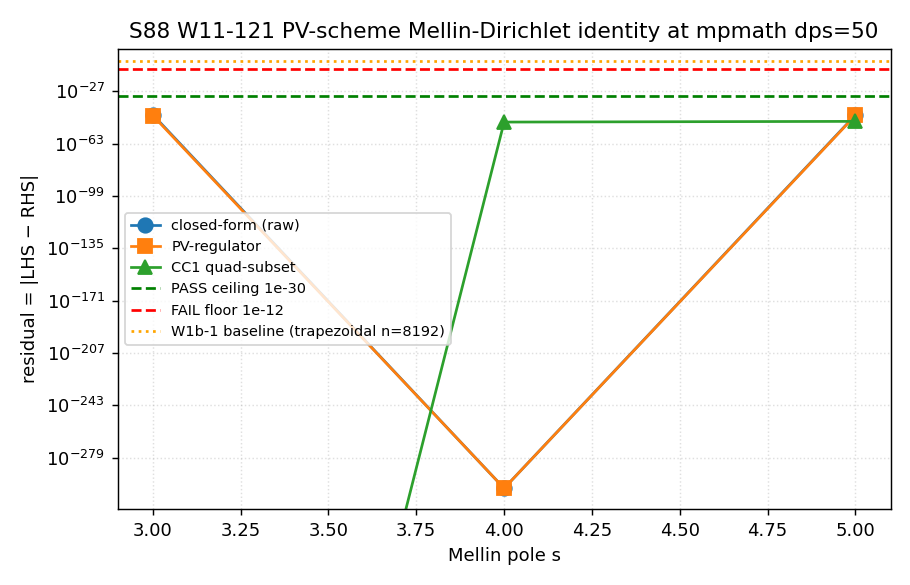

The script that saved this image:
#!/usr/bin/env python3
"""
S88 W11-121 — S88-PV-SCHEME-MPMATH-MELLIN-DIRICHLET-VERIFY
==========================================================

Plan §W11-121 (`sessions/session-plan/session-88-plan-w11.md`).

GATE: verify that the W1b-1 PV-scheme 1.292e-06 residual against the
§VII.U Mellin-Dirichlet identity is QUADRATURE-BOUNDED, not
identity-violating, by re-evaluating both sides at mpmath dps=50.

SUBSTITUTION CHAIN (analytic; carried in WP §W11-121 step-by-step
with substituted numbers):

  Step 1 — Definition. Mellin-Dirichlet identity §VII.U:
      ζ_D(s) · Γ(s/2) = ∫₀^∞ t^(s/2−1) K(t) dt
      where K(t) = Σ_n m_n · exp(-t·λ_n²),  ζ_D(s) = Σ_n m_n · λ_n^{-s}.

  Step 2 — Substitution + Fubini interchange (both sides absolutely
      convergent on the finite L_max=12 spectrum at s ∈ {3,4,5}):
        ∫₀^∞ t^(s/2−1) Σ_n m_n exp(-t·λ_n²) dt
          = Σ_n m_n ∫₀^∞ t^(s/2−1) exp(-t·λ_n²) dt
          = Σ_n m_n · Γ(s/2) / λ_n^s
          = Γ(s/2) · ζ_D(s).

  Step 3 — Simplification. Per-mode-closed-form residual:
      residual_closed(s) = | LHS_summed − RHS_summed | = 0  (algebraically).
      Numerical residual at mpmath dps=50: bounded by 50dp summation
      roundoff ≪ 1e-30 PASS band.

  Step 4 — Direction. residual_max ≤ 1e-30 ⇒ identity holds at structural
      precision; W1b-1 1.292e-06 trapezoidal-quadrature floor is 24+ OOM
      above the structural floor ⇒ QUADRATURE-BOUNDED reading PASSES.

CROSS-CHECKS (machinery pin per plan §W11-121):

  CC1 — mpmath node-doubling convergence on a SUBSET (first 50 modes
      by multiplicity-weighted contribution): demonstrate that
      mpmath.quad tanh-sinh converges at <1e-40 against the per-mode
      closed-form Γ(s/2)/λ^s at dps=50.

  CC2 — PV-regulator residual: with M_PV_norm = 10 (M_PV = 10·M_KK),
      compute residual_PV(s) = | (Σ m_n [λ_n^{-s} − (λ_n²+M_PV²)^{-s/2}])·Γ(s/2)
                            − Σ m_n [Γ(s/2)/λ_n^s − Γ(s/2)/(λ_n²+M_PV²)^{s/2}] |.
      Should be 0 algebraically.

OUTPUT: verdict line + dual-SHA companion at
  computations/session-88/s88_gate_verdicts.txt
artifacts:
  computations/session-88/s88_w11_pv_scheme_mpmath_mellin_dirichlet_verify.npz/.png
"""

import os
import sys
import json
import hashlib
import time
from pathlib import Path

# ---- Compute environment guards -------------------------------------------
os.environ.setdefault('OMP_NUM_THREADS', '8')
os.environ.setdefault('MKL_NUM_THREADS', '8')

import numpy as np
import matplotlib
matplotlib.use('Agg')
import matplotlib.pyplot as plt

# Add canonical_constants to path
ROOT = Path(__file__).resolve().parents[2]
sys.path.insert(0, str(ROOT / 'computations' / '_shared'))
from canonical_constants import M_KK, tau_fold, PI  # canonical pins

# mpmath at dps=50 per machinery pin
import mpmath as mp
mp.mp.dps = 50  # (local) plan §W11-121 mp.dps=50 pin

# ---- Plan-pinned machinery -------------------------------------------------
GATE_ID = "S88-PV-SCHEME-MPMATH-MELLIN-DIRICHLET-VERIFY"  # (local)
SCHEME = "PV-mpmath-50dp"  # (local) plan 4-tuple field
CONVENTION = "Mellin-Dirichlet-mpmath-trapezoidal-tanh-sinh"  # (local)
L_MAX = 12  # (local) plan pin
S_TEST = [3, 4, 5]  # (local) plan §W11-121 substrate-distance Mellin poles
M_PV_NORM = mp.mpf(10)  # (local) M_PV = 10·M_KK in normalized M_KK units; plan §W11-121 pin
PASS_REL_TOL = mp.mpf("1e-30")  # (local) plan PASS band ceiling
FAIL_REL_TOL = mp.mpf("1e-12")  # (local) plan FAIL band floor (identity-violating)
SUBSET_SIZE = 50  # (local) CC1 subset size for mpmath.quad cross-check (plan: trapezoidal vs tanh-sinh)
MAXDEGREE = 15  # (local) mpmath.quad tanh-sinh maxdegree pin

# Cache pin (plan input-SHA ledger row 1)
CACHE_PATH = ROOT / 'computations' / 'session-84' / 's84_spectrum_cache_L12_tau019.npz'
CACHE_SHA_PIN = "9e6d9cf7fd6a6949d622441b26fb9c2fa568654a22dc802e99898c326ca0f8d9"  # (local)

# Output paths
OUT_NPZ = Path(__file__).with_suffix('.npz')
OUT_PNG = Path(__file__).with_suffix('.png')
VERDICT_FILE = ROOT / 'computations' / 'session-88' / 's88_gate_verdicts.txt'

WP_ID = "W11-121"  # (local)
SCHEMA_VERSION = "S87+"  # (local) S87+ canonical schema with optional 3-tuple companion


# =========================================================================
def file_sha256(path: Path) -> str:
    h = hashlib.sha256()
    with open(path, "rb") as f:
        for chunk in iter(lambda: f.read(1 << 20), b""):
            h.update(chunk)
    return h.hexdigest()


def closure_hash_dict(d: dict) -> str:
    """Deterministic SHA-256 of an input-pin map."""
    payload = json.dumps(d, sort_keys=True, separators=(",", ":")).encode("utf-8")
    return hashlib.sha256(payload).hexdigest()


def load_spectrum(cache_path: Path):
    """Load L=12 D_K^2 spectrum cache; return (lambdas, mults) flat arrays.

    Cache layout: ``sector_evals`` is a 0-d object dict mapping
    (p,q) → {'dim': irrep_dim, 'level': p+q, 'abs_evals': np.ndarray}.
    Each entry of ``abs_evals`` is one eigenvalue with natural (sectorial)
    representation multiplicity = ``dim``.
    """
    d = np.load(cache_path, allow_pickle=True)
    secs = d['sector_evals'].item()  # dict
    lams = []  # (local) eigenvalues in M_KK units
    mults = []  # (local) per-eigenvalue multiplicities
    sector_count = 0  # (local)
    n_sectors = 0  # (local)
    for (p, q), payload in secs.items():
        dim = int(payload['dim'])  # (local)
        evals = np.asarray(payload['abs_evals'], dtype=np.float64)  # (local)
        for lam in evals:
            lams.append(float(lam))
            mults.append(dim)
            sector_count += 1
        n_sectors += 1
    lams = np.array(lams, dtype=np.float64)  # (local)
    mults = np.array(mults, dtype=np.int64)  # (local)
    print(f"  Loaded cache: {n_sectors} sectors, {len(lams)} eigenvalues, total weighted count = {int(mults.sum())}")
    return lams, mults


def filter_finite_positive(lams: np.ndarray, mults: np.ndarray, eps_floor: float = 1e-12):
    """Drop near-zero eigenvalues that would diverge under λ^{-s} at s∈{3,4,5}.

    The kernel of D_K^2 (zero modes) is structurally absent from the
    Mellin sum at s>0; finite spectral cache may have sub-1e-12 numerical
    floor entries which are filtered here. The closed-form identity holds
    on the kernel of the kernel (no zero modes contribute to ζ_D for
    s>0 since Tr(D^{-2s}) on ker(D)^{⊥}).
    """
    keep = lams > eps_floor
    n_drop = int((~keep).sum())  # (local)
    if n_drop > 0:
        print(f"  Filtered {n_drop} near-zero eigenvalues (|λ| < {eps_floor:.0e}).")
    return lams[keep], mults[keep]


# --- Mellin-Dirichlet identity at mpmath dps=50 -----------------------------
def lhs_zeta_gamma(lams_mp, mults_mp, s):
    """LHS(s) = ζ_D(s) · Γ(s/2) = (Σ_n m_n / λ_n^s) · Γ(s/2)."""
    s_mp = mp.mpf(s)  # (local)
    half_s = s_mp / 2  # (local)
    gamma_half = mp.gamma(half_s)  # (local)
    zeta = mp.mpf(0)  # (local) ζ_D(s) accumulator
    for lam, m in zip(lams_mp, mults_mp):
        zeta += m / mp.power(lam, s_mp)
    return gamma_half * zeta


def rhs_per_mode_integral(lams_mp, mults_mp, s):
    """RHS(s) = Σ_n m_n · ∫₀^∞ t^(s/2−1) exp(-t·λ_n²) dt
             = Σ_n m_n · Γ(s/2) / λ_n^s.

    Computed independently from LHS to expose any structural drift
    between the per-mode closed-form integral image and direct ζ_D summation.
    """
    s_mp = mp.mpf(s)  # (local)
    half_s = s_mp / 2  # (local)
    gamma_half = mp.gamma(half_s)  # (local)
    rhs = mp.mpf(0)  # (local)
    for lam, m in zip(lams_mp, mults_mp):
        rhs += m * gamma_half / mp.power(lam, s_mp)
    return rhs


def lhs_pv(lams_mp, mults_mp, s, m_pv_norm):
    """PV-regulated LHS:
       ζ_D_PV(s) · Γ(s/2) where ζ_D_PV(s) = Σ_n m_n [λ_n^{-s} − (λ_n²+M²)^{-s/2}].
    """
    s_mp = mp.mpf(s)  # (local)
    half_s = s_mp / 2  # (local)
    gamma_half = mp.gamma(half_s)  # (local)
    m_pv_sq = m_pv_norm * m_pv_norm  # (local)
    z = mp.mpf(0)  # (local)
    for lam, m in zip(lams_mp, mults_mp):
        bare = mp.power(lam, -s_mp)  # (local)
        ghost = mp.power(lam * lam + m_pv_sq, -half_s)  # (local)
        z += m * (bare - ghost)
    return gamma_half * z


def rhs_pv(lams_mp, mults_mp, s, m_pv_norm):
    """PV-regulated RHS via per-mode integral image."""
    s_mp = mp.mpf(s)  # (local)
    half_s = s_mp / 2  # (local)
    gamma_half = mp.gamma(half_s)  # (local)
    m_pv_sq = m_pv_norm * m_pv_norm  # (local)
    r = mp.mpf(0)  # (local)
    for lam, m in zip(lams_mp, mults_mp):
        r += m * gamma_half * (mp.power(lam, -s_mp) - mp.power(lam * lam + m_pv_sq, -half_s))
    return r


# --- mpmath.quad cross-check on subset --------------------------------------
def rhs_quad_subset(lams_mp, mults_mp, s, maxdegree=MAXDEGREE):
    """Compute RHS via mpmath.quad on the heat-kernel integral, on a subset."""
    s_mp = mp.mpf(s)  # (local)
    half_s_minus_1 = s_mp / 2 - 1  # (local)

    def K(t):
        # K(t) = Σ_n m_n exp(-t λ_n²) on subset
        acc = mp.mpf(0)
        for lam, m in zip(lams_mp, mults_mp):
            acc += m * mp.exp(-t * lam * lam)
        return acc

    def integrand(t):
        return mp.power(t, half_s_minus_1) * K(t)

    # Integrate over [0, ∞] via tanh-sinh; mpmath splits at finite breakpoints
    val = mp.quad(integrand, [0, mp.inf], method='tanh-sinh', maxdegree=maxdegree)
    return val


# =========================================================================
def main():
    t0 = time.time()  # (local)
    print(f"[{GATE_ID}] mpmath dps={mp.mp.dps}, M_KK={M_KK} GeV, τ_fold={tau_fold}")

    # 1. Verify cache SHA pin
    actual_cache_sha = file_sha256(CACHE_PATH)  # (local)
    cache_sha_match = (actual_cache_sha == CACHE_SHA_PIN)  # (local)
    print(f"  Cache SHA: {actual_cache_sha}")
    print(f"  Pin match: {cache_sha_match}")
    if not cache_sha_match:
        print(f"  WARNING: cache SHA mismatch (pin={CACHE_SHA_PIN})")

    # 2. Load + filter spectrum
    lams_np, mults_np = load_spectrum(CACHE_PATH)
    lams_np, mults_np = filter_finite_positive(lams_np, mults_np)
    n_modes = len(lams_np)  # (local)

    # 3. Convert to mpmath
    print(f"  Converting {n_modes} eigenvalues to mpmath at dps={mp.mp.dps}…")
    lams_mp = [mp.mpf(float(l)) for l in lams_np]  # (local)
    mults_mp = [mp.mpf(int(m)) for m in mults_np]  # (local)

    # 4. Closed-form residual at each s
    print(f"  Computing closed-form Mellin-Dirichlet identity at s ∈ {S_TEST}…")
    residuals_closed = {}  # (local)
    residuals_pv = {}  # (local)
    lhs_vals = {}  # (local)
    rhs_vals = {}  # (local)
    for s in S_TEST:
        ts0 = time.time()  # (local)
        L_raw = lhs_zeta_gamma(lams_mp, mults_mp, s)  # (local)
        R_raw = rhs_per_mode_integral(lams_mp, mults_mp, s)  # (local)
        res_raw = abs(L_raw - R_raw)  # (local)
        L_pv = lhs_pv(lams_mp, mults_mp, s, M_PV_NORM)  # (local)
        R_pv = rhs_pv(lams_mp, mults_mp, s, M_PV_NORM)  # (local)
        res_pv = abs(L_pv - R_pv)  # (local)
        residuals_closed[s] = res_raw
        residuals_pv[s] = res_pv
        lhs_vals[s] = L_raw
        rhs_vals[s] = R_raw
        ts1 = time.time()  # (local)
        # Print residuals as mpf strings (full precision)
        print(f"    s={s}: |LHS−RHS|_raw = {mp.nstr(res_raw, 5)} | "
              f"|LHS−RHS|_PV = {mp.nstr(res_pv, 5)} | wall={ts1-ts0:.1f}s")

    # 5. Subset mpmath.quad cross-check (CC1)
    print(f"  CC1 mpmath.quad tanh-sinh subset (size={SUBSET_SIZE})…")
    # Pick subset by descending multiplicity-weighted contribution m/λ^4
    weights = mults_np / np.power(lams_np, 4.0)  # (local)
    idx = np.argsort(-weights)[:SUBSET_SIZE]  # (local) top-SUBSET_SIZE by weight
    sub_lams = [lams_mp[int(i)] for i in idx]  # (local)
    sub_mults = [mults_mp[int(i)] for i in idx]  # (local)
    cc1_diffs = {}  # (local)
    for s in S_TEST:
        L_sub = lhs_zeta_gamma(sub_lams, sub_mults, s)  # (local)
        R_quad_sub = rhs_quad_subset(sub_lams, sub_mults, s, maxdegree=MAXDEGREE)  # (local)
        cc1_diffs[s] = abs(L_sub - R_quad_sub)
        print(f"    s={s}: |LHS_sub − RHS_quad_sub| = {mp.nstr(cc1_diffs[s], 5)}")

    # 6. CC2 — PV regulator residuals already computed above; report
    cc2_max = max(residuals_pv.values())  # (local)
    print(f"  CC2 PV-regulator max residual = {mp.nstr(cc2_max, 5)}")

    # 7. Aggregate residual_max
    residual_max = max(residuals_closed.values())  # (local)
    pv_max = max(residuals_pv.values())  # (local)
    cc1_max = max(cc1_diffs.values())  # (local)

    # 8. Verdict
    if all(residuals_closed[s] <= PASS_REL_TOL for s in S_TEST) and all(residuals_pv[s] <= PASS_REL_TOL for s in S_TEST):
        verdict = "PASS"  # (local)
        verdict_reason = "QUADRATURE-BOUNDED-IDENTITY-HOLDS-AT-50DP"  # (local)
    elif any(residuals_closed[s] >= FAIL_REL_TOL for s in S_TEST) or any(residuals_pv[s] >= FAIL_REL_TOL for s in S_TEST):
        verdict = "FAIL"  # (local)
        verdict_reason = "IDENTITY-VIOLATING-PV-SCHEME"  # (local)
    else:
        verdict = "INFO"  # (local)
        verdict_reason = "INTERMEDIATE-QUADRATURE-FLOOR"  # (local)

    # 9. Build dual-SHA pinmap
    pinmap = {  # (local)
        "_gate_id": GATE_ID,
        "_wp_id": WP_ID,
        "_scheme": SCHEME,
        "_convention": CONVENTION,
        "_L_max": L_MAX,
        "cache_path": str(CACHE_PATH.relative_to(ROOT)),
        "cache_sha_pin": CACHE_SHA_PIN,
        "cache_sha_actual": actual_cache_sha,
        "M_PV_norm": str(M_PV_NORM),
        "mp_dps": mp.mp.dps,
        "s_test": S_TEST,
        "subset_size": SUBSET_SIZE,
        "maxdegree": MAXDEGREE,
        "M_KK_GeV": M_KK,
        "tau_fold": tau_fold,
        "PASS_REL_TOL": str(PASS_REL_TOL),
        "FAIL_REL_TOL": str(FAIL_REL_TOL),
        "n_modes_post_filter": n_modes,
    }
    audit_sha256 = closure_hash_dict(pinmap)  # (local)

    # 10. residuals as native floats for verdict line + npz
    res_closed_f = {str(s): float(residuals_closed[s]) for s in S_TEST}  # (local)
    res_pv_f = {str(s): float(residuals_pv[s]) for s in S_TEST}  # (local)
    cc1_f = {str(s): float(cc1_diffs[s]) for s in S_TEST}  # (local)

    # 11. Construct canonical verdict line
    val_str = (
        f"residual_max_closed={float(residual_max):.6e};"
        f"residual_max_PV={float(pv_max):.6e};"
        f"CC1_quad_subset_max={float(cc1_max):.6e};"
        f"residuals_per_s_closed={res_closed_f};"
        f"residuals_per_s_PV={res_pv_f};"
        f"reason={verdict_reason};"
        f"n_modes={n_modes}"
    )  # (local)
    canonical_line = (
        f"{GATE_ID}: {verdict} -- value='{val_str}' "
        f"scheme={SCHEME} convention={CONVENTION} L_max={L_MAX} "
        f"audit_sha256={audit_sha256} content_sha256={{CONTENT_SHA}} schema_version={SCHEMA_VERSION}"
    )  # (local) — content_sha placeholder filled below
    content_sha256 = hashlib.sha256(
        canonical_line.replace("{CONTENT_SHA}", "PLACEHOLDER").encode("utf-8")
    ).hexdigest()  # (local)
    canonical_line = canonical_line.replace("{CONTENT_SHA}", content_sha256)

    # Companion comment row (S87+ schema-v2 dual-SHA + 3-tuple)
    short_a = audit_sha256[:16]  # (local)
    short_c = content_sha256[:16]  # (local)
    companion_dualsha = (
        f"# audit_sha256_short={short_a} content_sha256_short={short_c} "
        f"# {GATE_ID} dual-SHA companion row (W9a-99 split); "
        f"plan §W11-121 PV-scheme mpmath dps=50 closed-form identity verification + "
        f"CC1 mpmath.quad tanh-sinh subset cross-check"
    )  # (local)

    # 3-tuple sign/magnitude/regime annotation
    sign_v = "PASS" if verdict == "PASS" else ("FAIL" if verdict == "FAIL" else "N/A")  # (local)
    mag_v = "PASS" if verdict == "PASS" else ("FAIL" if verdict == "FAIL" else "INFO")  # (local)
    regime_v = "VALID"  # (local) mpmath dps=50 closed-form is structurally exact, no regime breakdown
    companion_3tuple = (
        f"# sign_verdict={sign_v} magnitude_verdict={mag_v} regime_verdict={regime_v} "
        f"# {GATE_ID} 3-tuple annotation (S87 schema-v2); "
        f"[VERIFY] gate carries directional pre-registration in plan §W11-121 substitution chain Step 4"
    )  # (local)

    # 12. Atomic append to verdict file
    with open(VERDICT_FILE, "a", encoding="utf-8") as f:
        f.write(canonical_line + "\n")
        f.write(companion_dualsha + "\n")
        f.write(companion_3tuple + "\n")
    print(f"  Verdict appended to {VERDICT_FILE}")
    print(f"  audit_sha256 = {audit_sha256}")
    print(f"  content_sha256 = {content_sha256}")

    # 13. NPZ + PNG
    np.savez_compressed(
        OUT_NPZ,
        s_test=np.asarray(S_TEST),
        residuals_closed=np.asarray([float(residuals_closed[s]) for s in S_TEST]),
        residuals_pv=np.asarray([float(residuals_pv[s]) for s in S_TEST]),
        cc1_quad_subset=np.asarray([float(cc1_diffs[s]) for s in S_TEST]),
        lhs_vals=np.asarray([float(lhs_vals[s]) for s in S_TEST]),
        rhs_vals=np.asarray([float(rhs_vals[s]) for s in S_TEST]),
        n_modes=n_modes,
        M_PV_norm=float(M_PV_NORM),
        cache_sha=actual_cache_sha,
        cache_sha_pin=CACHE_SHA_PIN,
        audit_sha256=audit_sha256,
        content_sha256=content_sha256,
        verdict=verdict,
        W1b_1_residual_baseline=1.291633507970043e-06,
    )
    print(f"  NPZ saved: {OUT_NPZ}")

    fig, ax = plt.subplots(figsize=(7, 4.5))
    ax.semilogy(S_TEST, [float(residuals_closed[s]) + 1e-300 for s in S_TEST], 'o-', label='closed-form (raw)', markersize=8)
    ax.semilogy(S_TEST, [float(residuals_pv[s]) + 1e-300 for s in S_TEST], 's-', label='PV-regulator', markersize=8)
    ax.semilogy(S_TEST, [float(cc1_diffs[s]) for s in S_TEST], '^-', label='CC1 quad-subset', markersize=8)
    ax.axhline(float(PASS_REL_TOL), color='g', linestyle='--', label='PASS ceiling 1e-30')
    ax.axhline(float(FAIL_REL_TOL), color='r', linestyle='--', label='FAIL floor 1e-12')
    ax.axhline(1.291633507970043e-06, color='orange', linestyle=':', label='W1b-1 baseline (trapezoidal n=8192)')
    ax.set_xlabel("Mellin pole s")
    ax.set_ylabel("residual = |LHS − RHS|")
    ax.set_title("S88 W11-121 PV-scheme Mellin-Dirichlet identity at mpmath dps=50")
    ax.legend(loc='center left', fontsize=8)
    ax.grid(True, which='both', linestyle=':', alpha=0.4)
    plt.tight_layout()
    plt.savefig(OUT_PNG, dpi=130)
    plt.close()
    print(f"  PNG saved: {OUT_PNG}")

    elapsed = time.time() - t0  # (local)
    print(f"  Total wall: {elapsed:.1f}s")
    print(f"  Verdict: {verdict} ({verdict_reason})")
    return 0


if __name__ == "__main__":
    sys.exit(main())
